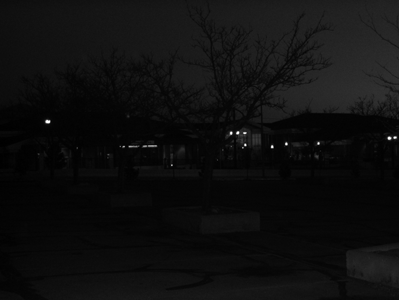
#> input picture report1/Histogram Equalization/Python Implementation/university.png, 399 x 300 px
$ python histogram.py
#> lines starting #> are read from the running program, lines starting #| are printed output that depends on the picture
import cv2 as cv
import numpy as np
import matplotlib.pyplot as plt

img = cv.imread("university.png")
#> img is the input picture: shape (300, 399, 3); min 0, max 255, mean 14.8

height, width = img.shape[:2]
#> height = 300; width = 399

equalized = np.zeros(shape=[height,width], dtype=np.uint8)

hist = list([] for i in range(256))

for y in range(height):
	for x in range(width):
		hist[np.uint8((int(img[y,x,0]) + int(img[y,x,1]) + int(img[y,x,2])) /3)-1].append({
			"x" : x,
			"y" : y
		});

a= range(256)
n = list()
for i in a:
	if i<1:
		n.append(len(hist[i])/(width*height))
	else:
		n.append(len(hist[i])/(width*height)+n[i-1])
#> after the loop, n = 256 values from 0.00307 to 1


for k in range(len(hist)):
	val = 0
	for cnt in range(k):
		val += len(hist[cnt])/(width*height)
	val *= (len(hist)-1)
	# val += k
	# val /= 2
	for px in hist[k]:
		equalized[px["y"],px["x"]] = val
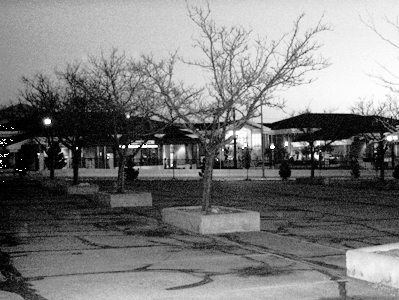
#> equalized: shape (300, 399); min 0, max 254, mean 121.8

for y in range(height):
	for x in range(width):
		hist[np.uint8((equalized[y,x])-1)].append({
			"x" : x,
			"y" : y
		});

nn = list()
for i in a:
	if i<1:
		nn.append(len(hist[i])/(width*height))
	else:
		nn.append(len(hist[i])/(width*height)+nn[i-1])
#> after the loop, nn = 256 values from 0.00307 to 2


plt.plot(a, nn)
plt.plot(a, n)

		# naming the x axis
plt.xlabel('intensity level')
# naming the y axis
plt.ylabel('# of pixels')

# giving a title to my graph
plt.title('Both Histogram CDF in Same Graph')

plt.show()
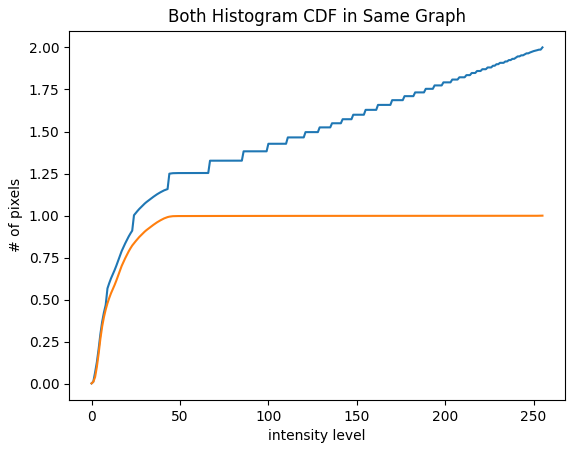
#> figure drawn by matplotlib, 1 panel; curve peaks at x = 255, y = 2; curve peaks at x = 255, y = 1

cv.imwrite("C:/Users/MAHSES/Downloads/FPGA_vision-main/FPGA_vision-main/report1/Histogram Equalization/Python Implementation/output/equalized.tif", equalized)
cv.imwrite("C:/Users/MAHSES/Downloads/FPGA_vision-main/FPGA_vision-main/report1/Histogram Equalization/Python Implementation/output/original.tif", img)
cv.waitKey(0)

$ run again, with report1/Histogram Equalization/Python Implementation/forest.tif saved as report1/Histogram Equalization/Python Implementation/university.png
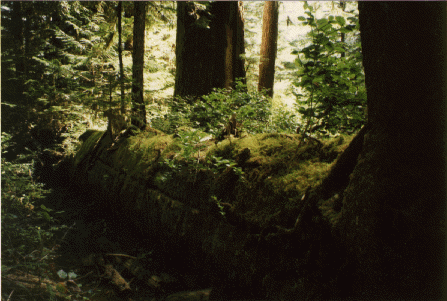
#> input picture report1/Histogram Equalization/Python Implementation/forest.tif, 447 x 301 px
#> img is the input picture: shape (301, 447, 3); mean B, G, R 29.7, 50.9, 54.8
#> after the loop `for k in range(len(hist)):`:
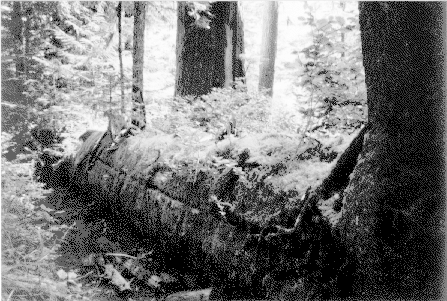
#> equalized: shape (301, 447); min 0, max 254, mean 114.2
#> `plt.show()`:
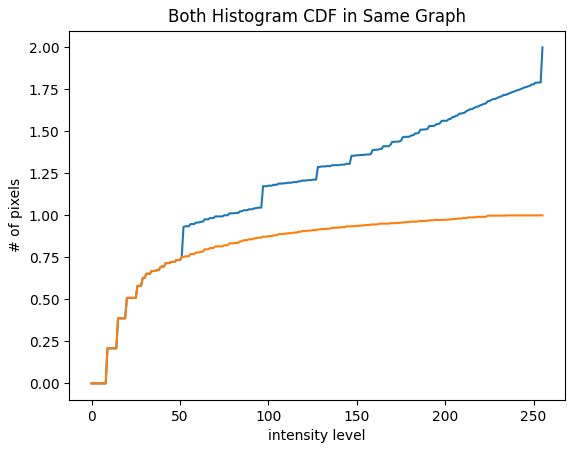
#> figure drawn by matplotlib, 1 panel; curve peaks at x = 255, y = 2; curve peaks at x = 243, y = 1
